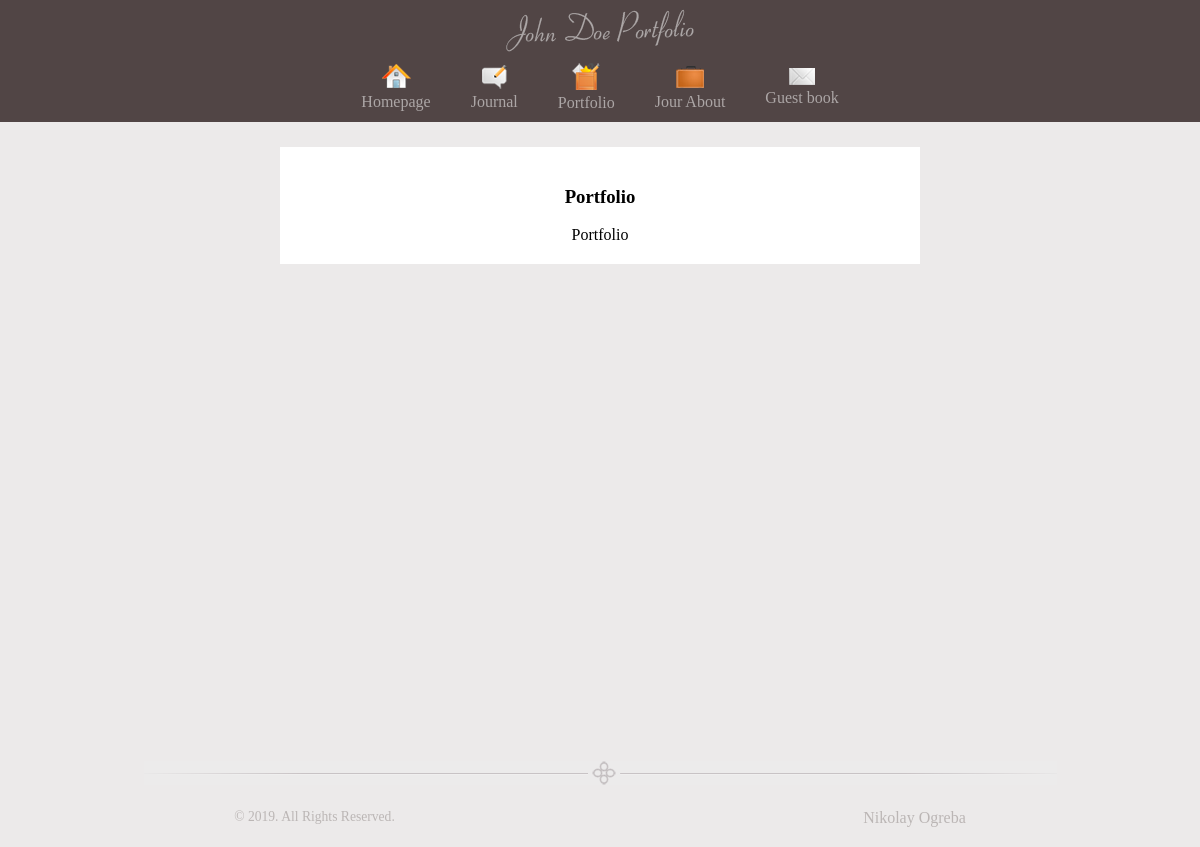
Screenshot of /?view=page&page_id=3 with the database file from the repository.
### tables this page shows
CREATE TABLE IF NOT EXISTS `pages` (
  `id` tinyint(3) unsigned NOT NULL,
  `metaKey` varchar(255) NOT NULL,
  `metaDes` varchar(255) NOT NULL,
  `iconImg` varchar(255) NOT NULL DEFAULT 'notImg.png',
  `imgPage` varchar(255) NOT NULL DEFAULT 'no img',
  `titleSite` varchar(255) NOT NULL,
  `textSite` text NOT NULL,
  `namePage` varchar(255) NOT NULL DEFAULT 'no name'
);

### controller/controller.php (called while the page is built, shortened)
<?php
    $pages = get_full_pages();
    $view = empty($_GET['view']) ? 'guest_book' : $_GET['view'];
    switch($view) {
    	case('page'):
    		$get_page_id = abs( (int) $_GET['page_id'] );
    		$page = get_page($get_page_id);
    	break;
    }
    require(TEMPLATE . 'index.php');

### index.php (called while the page is built, shortened)
<?php
	require(CONTROLLER);
?>

### model/model.php (called while the page is built, shortened)
<?php
	function get_full_pages()
	{
		$query = "SELECT `id`, `iconImg`, `titleSite`, `namePage` FROM `pages`";
		$res_select_pages = mysqli_query($GLOBALS['db'], $query) or die(mysqli_error($GLOBALS['db']));
		$get_array_pages = [];
		while($row = mysqli_fetch_assoc($res_select_pages)) {
			$get_array_pages[] = $row;
		}
		return $get_array_pages;
	}
	function get_page($get_page_id)
	{
		$query = "SELECT `metaKey`, `metaDes`, `iconImg`, `imgPage`, `titleSite`, `textSite` FROM `pages` WHERE `id` = $get_page_id";
		$res_select_page = mysqli_query($GLOBALS['db'], $query) or die(mysqli_error($GLOBALS['db']));
		$get_page = [];
		while($row = mysqli_fetch_assoc($res_select_page)) {
			$get_page = $row;
		}
		return $get_page;
	}

### views/viewGuestBook/page.php (the view, shortened to what this page needs)
<?php if(!empty($page)): ?>
	<h3><?=$page['titleSite']?></h3>
	<?=$page['textSite']?>
<?php else: ?>
	<h3>Такой страницы нет на нашем сайте..</h3>
<?php endif; ?>

### views/viewGuestBook/blocks/header.php (shortened to what this page needs)
<!DOCTYPE HTML>
<html xmlns="http://www.w3.org/1999/xhtml">
<head>
    <link rel="stylesheet" href="<?=TEMPLATE?>styles/main.css" type="text/css" />
</head>
<body>
    <div id="container">
        <div id='header'>
            <img src="<?=TEMPLATE?>images/logo.png" alt = "Логотип сайта" />
            <nav>
                <?php foreach ($pages as $value): ?>
                    <?php if(isset($value['namePage']) && $value['namePage'] === 'no name'): ?>
                        <a href="?view=page&amp;page_id=<?=$value['id']?>">
                        <img src="<?=TEMPLATE?>images/<?=$value['iconImg']?>" alt="<?=$value['titleSite']?>" />
                            <br />
                        <span><?=$value['titleSite']?></span>
                    </a>
                    <?php else: ?>
                        <a href="?view=<?=$value['namePage']?>&amp;page_id=<?=$value['id']?>">
                        <img src="<?=TEMPLATE?>images/<?=$value['iconImg']?>" alt="<?=$value['titleSite']?>" />
                            <br />
                        <span><?=$value['titleSite']?></span>
                    </a>
                    <?php endif; ?>
                <?php endforeach; ?>
            </nav>
        </div>

### views/viewGuestBook/styles/main.css (style rules this page uses)
html { height: 100%; }
body { background-color: #ECEAEA; font-family: Tahoma; font-size: 12pt; margin: 0; padding: 0 0 1px 0; display: block; min-height: 100%; width: 100%; overflow-y: hidden; position: relative; overflow: auto; }
a img { border: none; }
nav { display: flex; align-items: center; justify-content: center; }
#container { text-align: center; margin: 0 auto; }
#container nav { padding: 0 0 10px; }
#container nav a { color: #ACA6A6; text-decoration: none; padding: 0 20px; }
#header { background-color: #514545; }

### rows the page displays
pages: iconImg (picture), titleSite "Homepage"
pages: iconImg (picture), titleSite "Journal"
pages: iconImg (picture), titleSite "Portfolio", textSite "Portfolio"
pages: iconImg (picture), titleSite "Jour About"
pages: iconImg (picture), titleSite "Guest book"
